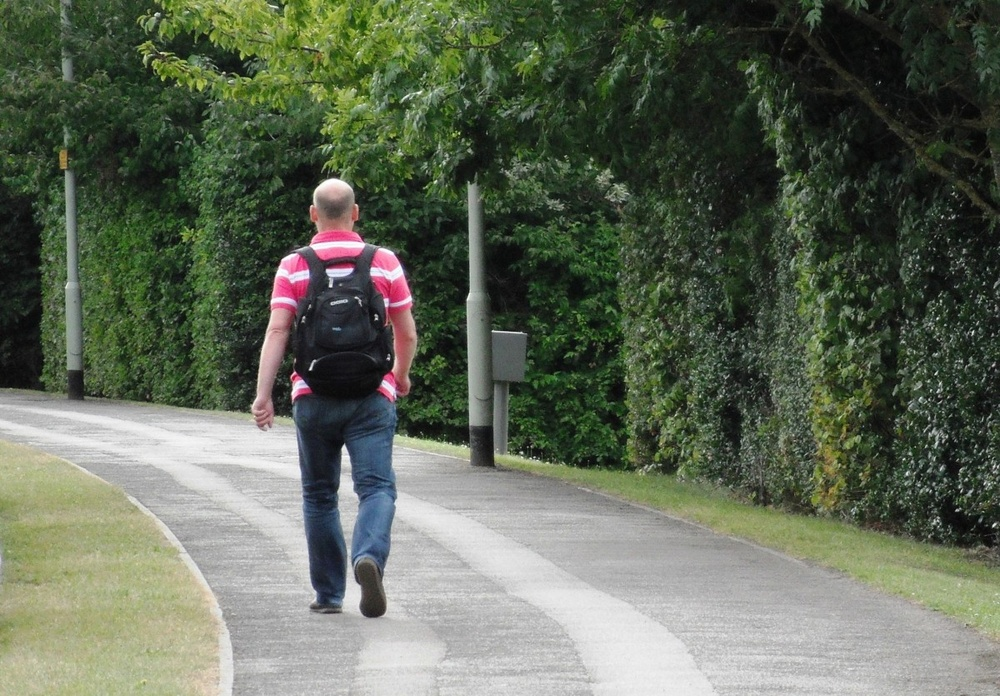
#> input picture person-detection/person.jpg, 1000 x 696 px, shrunk from 1200 x 835 before the run
$ python HOG-person-detection.py
#> lines starting #> are read from the running program, lines starting #| are printed output that depends on the picture; after the words box and inside, x2 and y2 are one past the last pixel; in counts of white or black regions, pixels touching at a corner belong together
import cv2
import imutils

hog = cv2.HOGDescriptor()
hog.setSVMDetector(cv2.HOGDescriptor_getDefaultPeopleDetector())

person = cv2.imread("person.jpg")
#> person is the input picture: shape (696, 1000, 3); mean B, G, R 87.6, 104.6, 96.2
annotated_person = person.copy()
(rects, weights) = hog.detectMultiScale(person, winStride=(4, 4), padding=(8, 8), scale=1.05)
#> rects = [[226, 204, 238, 477]]; weights = [2.93]

for (x, y, w, h) in rects:
    cv2.rectangle(annotated_person, (x, y), (x + w, y + h), (0, 0, 255), 2)
#> this loop made 1 pass
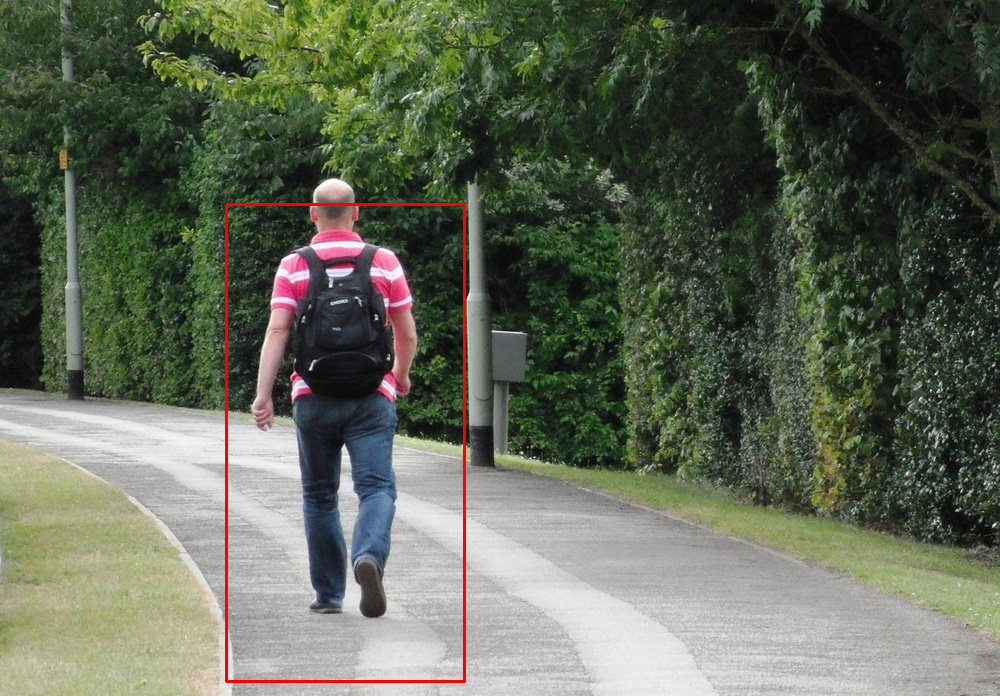
#> annotated_person: shape (696, 1000, 3); 0.62% of pixels changed, all inside (x1, y1, x2, y2) = (225, 203, 466, 683)

cv2.imshow("person", annotated_person)
cv2.waitKey(10000)
